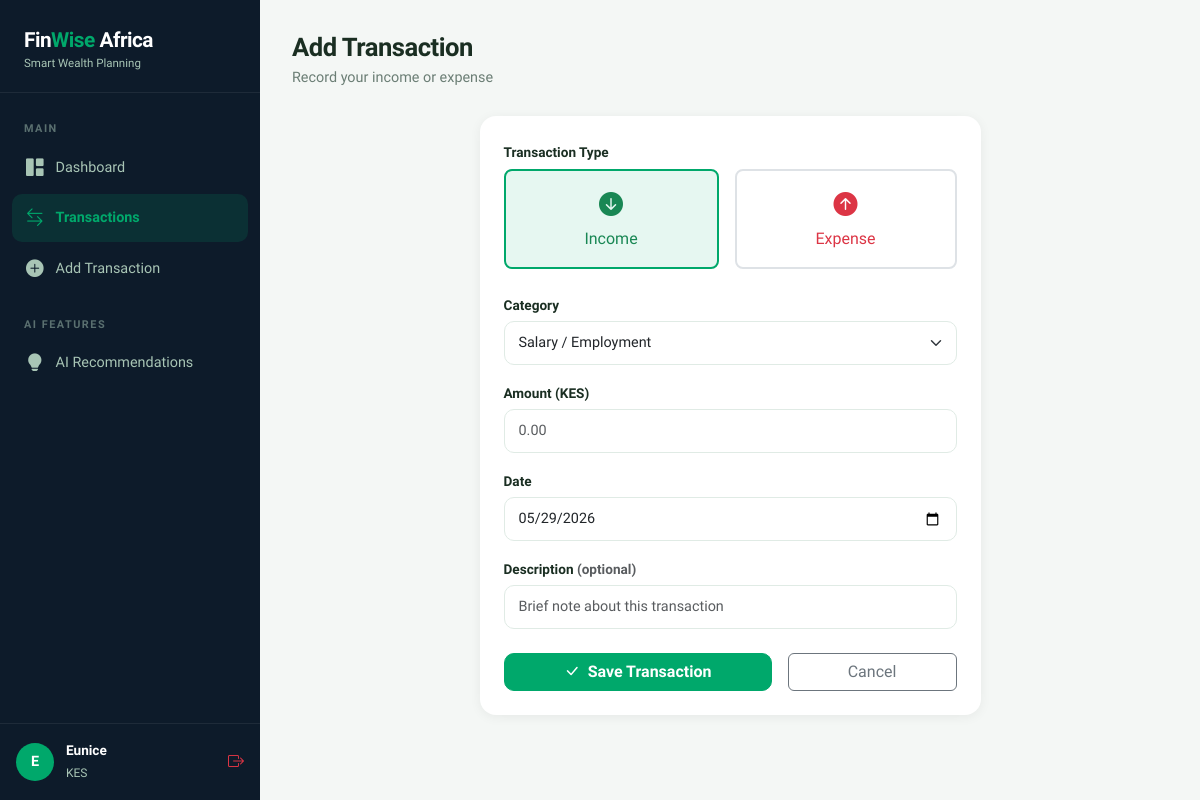
The app's page /transactions/add (signed in) with its own data.
### models/user.py (models this page shows, shortened)
class User(UserMixin, db.Model):
    __tablename__ = 'users'
    id = db.Column(db.Integer, primary_key=True)
    full_name = db.Column(db.String(100), nullable=False)
    email = db.Column(db.String(120), unique=True, nullable=False)
    password_hash = db.Column(db.String(256), nullable=False)
    currency = db.Column(db.String(10), default='KES')
    monthly_income_target = db.Column(db.Float, default=0.0)
    created_at = db.Column(db.DateTime, default=db.func.now())
    transactions = db.relationship('Transaction', backref='user', lazy=True)
    savings = db.relationship('Savings', backref='user', lazy=True)

### routes/transactions.py (the view, shortened to what this page needs)
@transactions_bp.route('/transactions/add', methods=['GET', 'POST'])
@login_required
def add():
    return render_template('transactions/add.html',
        expense_categories=EXPENSE_CATEGORIES,
        income_categories=INCOME_CATEGORIES
    )

### app.py (called while the page is built)
def create_app():
    app = Flask(__name__)
    app.config.from_object(Config)
    db.init_app(app)
    login_manager = LoginManager()
    login_manager.init_app(app)
    login_manager.login_view = 'auth.login'
    login_manager.login_message_category = 'warning'
    @login_manager.user_loader
    def load_user(user_id):
        return User.query.get(int(user_id))
    from routes.auth import auth_bp
    from routes.dashboard import dashboard_bp
    from routes.transactions import transactions_bp
    from routes.recommendations import recommendations_bp
    app.register_blueprint(auth_bp)
    app.register_blueprint(dashboard_bp)
    app.register_blueprint(transactions_bp)
    app.register_blueprint(recommendations_bp)
    @app.route('/')
    def index():
        return redirect(url_for('dashboard.index'))
    with app.app_context():
        db.create_all()
    return app

### templates/transactions/add.html (shortened to what this page needs)
{% extends 'base.html' %}
{% block content %}
<div class="page-header">
    <h2>Add Transaction</h2>
    <p>Record your income or expense</p>
</div>
<div class="row justify-content-center">
    <div class="col-md-7">
        <div class="card p-4">
            <form method="POST" id="transactionForm">
                <div class="mb-4">
                    <label class="form-label">Transaction Type</label>
                    <div class="d-flex gap-3">
                        <div class="type-btn flex-fill text-center p-3 rounded-3 border-2 border"
                             id="btn-income" onclick="setType('income')"
                             style="cursor:pointer; border-color:#00A86B!important; background:#E6F7F1;">
                            <i class="bi bi-arrow-down-circle-fill text-success fs-4"></i>
                            <div class="fw-700 mt-1 text-success">Income</div>
                        </div>
                        <div class="type-btn flex-fill text-center p-3 rounded-3 border-2 border"
                             id="btn-expense" onclick="setType('expense')"
                             style="cursor:pointer;">
                            <i class="bi bi-arrow-up-circle-fill text-danger fs-4"></i>
                            <div class="fw-700 mt-1 text-danger">Expense</div>
                        </div>
                    </div>
                </div>
                <div class="mb-3">
                    <label class="form-label">Category</label>
                    <select name="category" class="form-select" id="categorySelect" required>
                        <optgroup label="Income Categories" id="incomeGroup">
                            {% for cat in income_categories %}
                                <option value="{{ cat }}">{{ cat }}</option>
                            {% endfor %}
                        </optgroup>
                    </select>
                </div>
                <div class="mb-3">
                    <label class="form-label">Amount ({{ current_user.currency }})</label>
                    <input type="number" name="amount" class="form-control"
                           placeholder="0.00" step="0.01" min="0" required>
                </div>
                <div class="mb-3">
                    <label class="form-label">Date</label>
                    <input type="date" name="date" class="form-control"
                           value="{{ now }}" required>
                </div>
                <div class="mb-4">
                    <label class="form-label">Description <span class="text-muted fw-400">(optional)</span></label>
                    <input type="text" name="description" class="form-control"
                           placeholder="Brief note about this transaction">
                </div>
                <div class="d-flex gap-3">
                    <button type="submit" class="btn btn-primary flex-fill">
                        <i class="bi bi-check-lg me-2"></i>Save Transaction
                    </button>
                    <a href="{{ url_for('transactions.index') }}" class="btn btn-outline-secondary flex-fill">
                        Cancel
                    </a>
                </div>
            </form>
        </div>
    </div>
</div>
{% endblock %}

### templates/base.html (shortened to what this page needs)
<!DOCTYPE html>
<html lang="en">
<head>
    <link href="https://cdn.jsdelivr.net/npm/bootstrap@5.3.0/dist/css/bootstrap.min.css" rel="stylesheet">
    <link href="https://cdn.jsdelivr.net/npm/bootstrap-icons@1.11.0/font/bootstrap-icons.css" rel="stylesheet">
</head>
<body>
{% if current_user.is_authenticated %}
<div class="sidebar">
    <div class="sidebar-brand">
        <h4>Fin<span>Wise</span> Africa</h4>
        <small>Smart Wealth Planning</small>
    </div>
    <nav class="sidebar-nav">
        <div class="sidebar-label">Main</div>
        <a href="{{ url_for('dashboard.index') }}" class="{{ 'active' if request.endpoint == 'dashboard.index' }}">
            <i class="bi bi-grid-1x2-fill"></i> Dashboard
        </a>
        <a href="{{ url_for('transactions.index') }}" class="{{ 'active' if 'transactions' in request.endpoint }}">
            <i class="bi bi-arrow-left-right"></i> Transactions
        </a>
        <a href="{{ url_for('transactions.add') }}">
            <i class="bi bi-plus-circle-fill"></i> Add Transaction
        </a>
        <div class="sidebar-label mt-3">AI Features</div>
        <a href="{{ url_for('recommendations.index') }}" class="{{ 'active' if 'recommendations' in request.endpoint }}">
            <i class="bi bi-lightbulb-fill"></i> AI Recommendations
        </a>
    </nav>
    <div class="sidebar-user">
        <div class="user-avatar">{{ current_user.full_name[0].upper() }}</div>
        <div class="user-info">
            <strong>{{ current_user.full_name.split()[0] }}</strong>
            <small>{{ current_user.currency }}</small>
        </div>
        <a href="{{ url_for('auth.logout') }}" class="ms-auto text-danger" title="Logout">
            <i class="bi bi-box-arrow-right"></i>
        </a>
    </div>
</div>
<div class="main-content">
{% endif %}
    {% block content %}{% endblock %}
{% if current_user.is_authenticated %}
</div>
{% endif %}
</body>
</html>

### templates/base.html (style rules this page uses)
:root { --primary: #00A86B; --primary-dark: #007A4D; --primary-light: #E6F7F1; --accent: #FFB800; --danger: #E63946; --bg: #F4F7F5; --sidebar-bg: #0D1B2A; --sidebar-text: #A8C5B5; --sidebar-active: #00A86B; --card-bg: #FFFFFF; --text-main: #1A2E22; --text-muted: #6B7E75; }
* { box-sizing: border-box; }
body { font-family: 'Plus Jakarta Sans', sans-serif; background: var(--bg); color: var(--text-main); margin: 0; }
.sidebar { width: 260px; min-height: 100vh; background: var(--sidebar-bg); position: fixed; top: 0; left: 0; display: flex; flex-direction: column; padding: 0; z-index: 100; transition: all 0.3s; }
.sidebar-brand { padding: 28px 24px 20px; border-bottom: 1px solid rgba(255,255,255,0.07); }
.sidebar-brand h4 { color: #fff; font-weight: 800; font-size: 1.3rem; margin: 0; letter-spacing: -0.5px; }
.sidebar-brand span { color: var(--primary); }
.sidebar-brand small { color: var(--sidebar-text); font-size: 0.72rem; display: block; margin-top: 2px; }
.sidebar-nav { padding: 20px 12px; flex: 1; }
.sidebar-label { color: rgba(168,197,181,0.5); font-size: 0.68rem; font-weight: 700; letter-spacing: 1.5px; text-transform: uppercase; padding: 8px 12px 6px; }
.sidebar-nav a { display: flex; align-items: center; gap: 12px; padding: 11px 14px; color: var(--sidebar-text); text-decoration: none; border-radius: 10px; font-size: 0.9rem; font-weight: 500; margin-bottom: 2px; transition: all 0.2s; }
.sidebar-nav a:hover, .sidebar-nav a.active { background: rgba(0,168,107,0.15); color: #fff; }
.sidebar-nav a.active { color: var(--primary); font-weight: 600; }
.sidebar-nav a i { font-size: 1.1rem; }
.sidebar-user { padding: 16px; border-top: 1px solid rgba(255,255,255,0.07); display: flex; align-items: center; gap: 12px; }
.user-avatar { width: 38px; height: 38px; border-radius: 50%; background: var(--primary); display: flex; align-items: center; justify-content: center; color: white; font-weight: 700; font-size: 0.9rem; flex-shrink: 0; }
.user-info small { color: var(--sidebar-text); font-size: 0.75rem; }
.user-info strong { color: #fff; font-size: 0.85rem; display: block; }
.main-content { margin-left: 260px; min-height: 100vh; padding: 32px; }
.page-header { margin-bottom: 28px; }
.page-header h2 { font-weight: 800; font-size: 1.6rem; margin: 0; letter-spacing: -0.5px; }
.page-header p { color: var(--text-muted); margin: 4px 0 0; font-size: 0.9rem; }
.card { border: none; border-radius: 16px; box-shadow: 0 2px 12px rgba(0,0,0,0.06); background: var(--card-bg); }
.btn-primary { background: var(--primary); border-color: var(--primary); font-weight: 600; border-radius: 10px; }
.form-control, .form-select { border-radius: 10px; border: 1.5px solid #E0EBE5; padding: 10px 14px; font-size: 0.9rem; }
.form-label { font-weight: 600; font-size: 0.85rem; color: var(--text-main); margin-bottom: 6px; }

### records on screen
User: full_name "E", full_name "Eunice", currency "KES"

### other values on screen
form field category "Salary / Employment"
